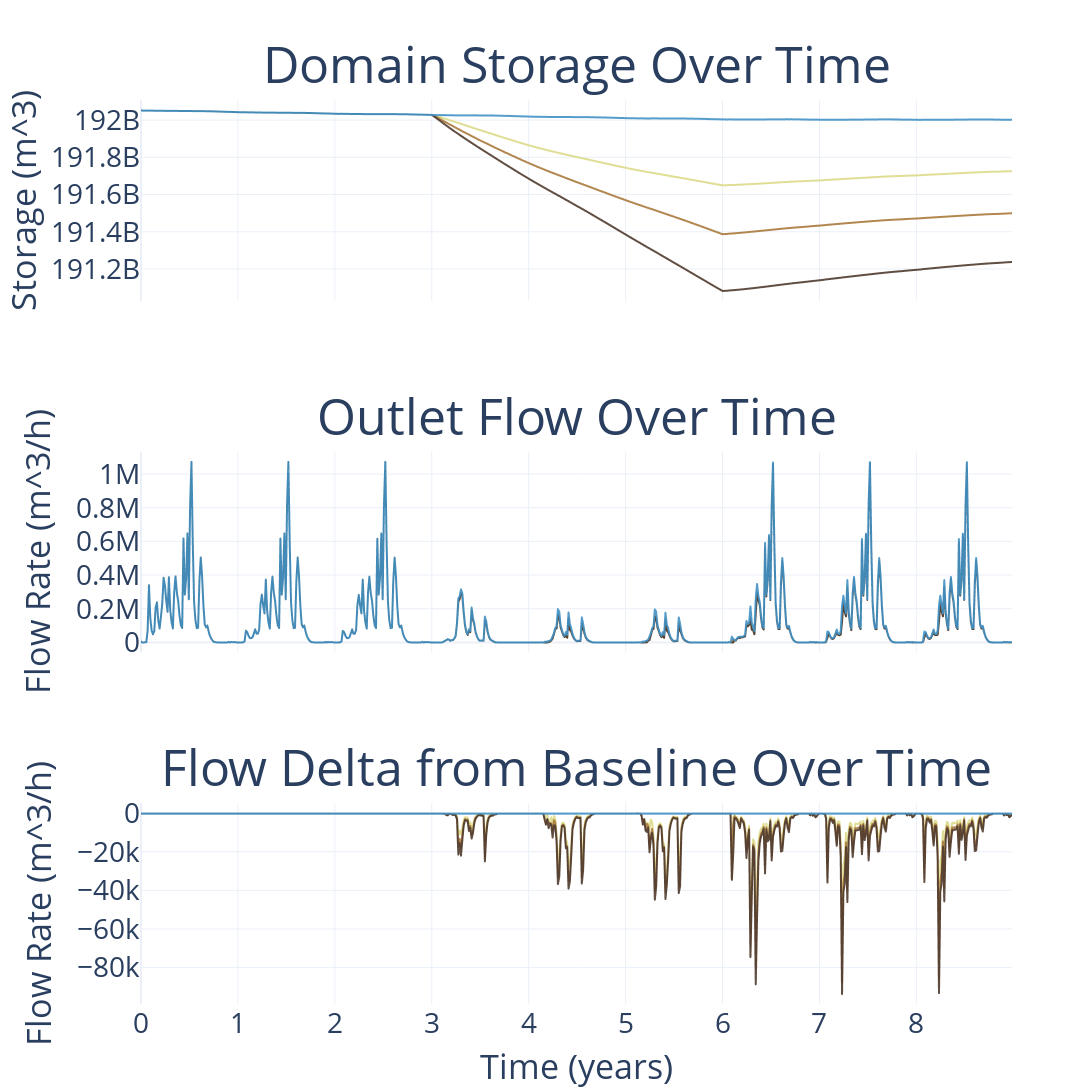

The code cell stored with this chart in its notebook:
### Code cell
# make a two row figure with the two figures
from plotly.subplots import make_subplots
combined_figure = make_subplots(rows=3, cols=1, shared_xaxes=True,
                                subplot_titles=("Domain Storage Over Time", "Outlet Flow Over Time", "Flow Delta from Baseline Over Time"),)

for trace in figure1.data:
    combined_figure.add_trace(trace, row=2, col=1)
for trace in figure2.data:
    combined_figure.add_trace(trace, row=1, col=1)
for trace in figure3.data:
    combined_figure.add_trace(trace, row=3, col=1)
                              
# combined_figure.add_trace(figure.data[0], row=1, col=1)
# combined_figure.add_trace(figure.data[1], row=1, col=1)
# combined_figure.add_trace(figure2.data[0], row=2, col=1)
combined_figure.update_layout(
    height=1200,
    width=5000,
    showlegend=False,
    font=dict(size=28),
    template="plotly_white",
)

# change the opacity of the traces
combined_figure.update_traces(opacity=0.9)
combined_figure.update_xaxes(title_text="Time (years)", row=3, col=1)
combined_figure.update_yaxes(title_text="Storage (m^3)", row=1, col=1)
combined_figure.update_yaxes(title_text="Flow Rate (m^3/h)", row=2, col=1)
combined_figure.update_yaxes(title_text="Flow Rate (m^3/h)", row=3, col=1)

combined_figure.update_annotations(font_size=50)
combined_figure.show()

### Figure 1 — Plotly figure (JSON) as saved in the notebook; plotly's stock layout.template omitted (floating-point values rounded to 4 significant figures; data arrays with more than 128 entries replaced by an {"elided": "..."} marker saying what was removed)
{"data": [{"hovertemplate": "run_name=pumping<br>Time (years)=%{x}<br>Flow Rate (m^3/h)=%{y}<extra></extra>", "legendgroup": "pumping", "line": {"color": "#DCDB89", "dash": "solid"}, "marker": {"symbol": "circle"}, "mode": "lines", "name": "pumping", "opacity": 0.9, "showlegend": true, "type": "scattergl", "x": {"elided": "657 float values"}, "xaxis": "x2", "y": {"elided": "657 float values"}, "yaxis": "y2"}, {"hovertemplate": "run_name=double_pumping<br>Time (years)=%{x}<br>Flow Rate (m^3/h)=%{y}<extra></extra>", "legendgroup": "double_pumping", "line": {"color": "#AA793C", "dash": "solid"}, "marker": {"symbol": "circle"}, "mode": "lines", "name": "double_pumping", "opacity": 0.9, "showlegend": true, "type": "scattergl", "x": {"elided": "657 float values"}, "xaxis": "x2", "y": {"elided": "657 float values"}, "yaxis": "y2"}, {"hovertemplate": "run_name=triple_pumping<br>Time (years)=%{x}<br>Flow Rate (m^3/h)=%{y}<extra></extra>", "legendgroup": "triple_pumping", "line": {"color": "#503B2E", "dash": "solid"}, "marker": {"symbol": "circle"}, "mode": "lines", "name": "triple_pumping", "opacity": 0.9, "showlegend": true, "type": "scattergl", "x": {"elided": "657 float values"}, "xaxis": "x2", "y": {"elided": "657 float values"}, "yaxis": "y2"}, {"hovertemplate": "run_name=baseline<br>Time (years)=%{x}<br>Flow Rate (m^3/h)=%{y}<extra></extra>", "legendgroup": "baseline", "line": {"color": "#4292C6", "dash": "solid"}, "marker": {"symbol": "circle"}, "mode": "lines", "name": "baseline", "opacity": 0.9, "showlegend": true, "type": "scattergl", "x": {"elided": "657 float values"}, "xaxis": "x2", "y": {"elided": "657 float values"}, "yaxis": "y2"}, {"hovertemplate": "run_name=pumping<br>Time (years)=%{x}<br>Domain Storage (m^3)=%{y}<extra></extra>", "legendgroup": "pumping", "line": {"color": "#DCDB89", "dash": "solid"}, "marker": {"symbol": "circle"}, "mode": "lines", "name": "pumping", "opacity": 0.9, "showlegend": true, "type": "scattergl", "x": {"elided": "657 float values"}, "xaxis": "x", "y": {"elided": "657 float values"}, "yaxis": "y"}, {"hovertemplate": "run_name=double_pumping<br>Time (years)=%{x}<br>Domain Storage (m^3)=%{y}<extra></extra>", "legendgroup": "double_pumping", "line": {"color": "#AA793C", "dash": "solid"}, "marker": {"symbol": "circle"}, "mode": "lines", "name": "double_pumping", "opacity": 0.9, "showlegend": true, "type": "scattergl", "x": {"elided": "657 float values"}, "xaxis": "x", "y": {"elided": "657 float values"}, "yaxis": "y"}, {"hovertemplate": "run_name=triple_pumping<br>Time (years)=%{x}<br>Domain Storage (m^3)=%{y}<extra></extra>", "legendgroup": "triple_pumping", "line": {"color": "#503B2E", "dash": "solid"}, "marker": {"symbol": "circle"}, "mode": "lines", "name": "triple_pumping", "opacity": 0.9, "showlegend": true, "type": "scattergl", "x": {"elided": "657 float values"}, "xaxis": "x", "y": {"elided": "657 float values"}, "yaxis": "y"}, {"hovertemplate": "run_name=baseline<br>Time (years)=%{x}<br>Domain Storage (m^3)=%{y}<extra></extra>", "legendgroup": "baseline", "line": {"color": "#4292C6", "dash": "solid"}, "marker": {"symbol": "circle"}, "mode": "lines", "name": "baseline", "opacity": 0.9, "showlegend": true, "type": "scattergl", "x": {"elided": "657 float values"}, "xaxis": "x", "y": {"elided": "657 float values"}, "yaxis": "y"}, {"hovertemplate": "run_name=pumping<br>Time (years)=%{x}<br>Flow Rate (m^3/h)=%{y}<extra></extra>", "legendgroup": "pumping", "line": {"color": "#DCDB89", "dash": "solid"}, "marker": {"symbol": "circle"}, "mode": "lines", "name": "pumping", "opacity": 0.9, "showlegend": true, "type": "scattergl", "x": {"elided": "657 float values"}, "xaxis": "x3", "y": {"elided": "657 float values"}, "yaxis": "y3"}, {"hovertemplate": "run_name=double_pumping<br>Time (years)=%{x}<br>Flow Rate (m^3/h)=%{y}<extra></extra>", "legendgroup": "double_pumping", "line": {"color": "#AA793C", "dash": "solid"}, "marker": {"symbol": "circle"}, "mode": "lines", "name": "double_pumping", "opacity": 0.9, "showlegend": true, "type": "scattergl", "x": {"elided": "657 float values"}, "xaxis": "x3", "y": {"elided": "657 float values"}, "yaxis": "y3"}, {"hovertemplate": "run_name=triple_pumping<br>Time (years)=%{x}<br>Flow Rate (m^3/h)=%{y}<extra></extra>", "legendgroup": "triple_pumping", "line": {"color": "#503B2E", "dash": "solid"}, "marker": {"symbol": "circle"}, "mode": "lines", "name": "triple_pumping", "opacity": 0.9, "showlegend": true, "type": "scattergl", "x": {"elided": "657 float values"}, "xaxis": "x3", "y": {"elided": "657 float values"}, "yaxis": "y3"}, {"hovertemplate": "run_name=baseline<br>Time (years)=%{x}<br>Flow Rate (m^3/h)=%{y}<extra></extra>", "legendgroup": "baseline", "line": {"color": "#4292C6", "dash": "solid"}, "marker": {"symbol": "circle"}, "mode": "lines", "name": "baseline", "opacity": 0.9, "showlegend": true, "type": "scattergl", "x": {"elided": "657 float values"}, "xaxis": "x3", "y": {"elided": "657 int values"}, "yaxis": "y3"}], "layout": {"annotations": [{"font": {"size": 50}, "showarrow": false, "text": "Domain Storage Over Time", "x": 0.5, "xanchor": "center", "xref": "paper", "y": 1, "yanchor": "bottom", "yref": "paper"}, {"font": {"size": 50}, "showarrow": false, "text": "Outlet Flow Over Time", "x": 0.5, "xanchor": "center", "xref": "paper", "y": 0.6111, "yanchor": "bottom", "yref": "paper"}, {"font": {"size": 50}, "showarrow": false, "text": "Flow Delta from Baseline Over Time", "x": 0.5, "xanchor": "center", "xref": "paper", "y": 0.2222, "yanchor": "bottom", "yref": "paper"}], "font": {"size": 28}, "height": 1200, "showlegend": false, "width": 5000, "xaxis": {"anchor": "y", "domain": [0, 1], "matches": "x3", "showticklabels": false}, "xaxis2": {"anchor": "y2", "domain": [0, 1], "matches": "x3", "showticklabels": false}, "xaxis3": {"anchor": "y3", "domain": [0, 1], "title": {"text": "Time (years)"}}, "yaxis": {"anchor": "x", "domain": [0.7778, 1], "title": {"text": "Storage (m^3)"}}, "yaxis2": {"anchor": "x2", "domain": [0.3889, 0.6111], "title": {"text": "Flow Rate (m^3/h)"}}, "yaxis3": {"anchor": "x3", "domain": [0, 0.2222], "title": {"text": "Flow Rate (m^3/h)"}}}}
